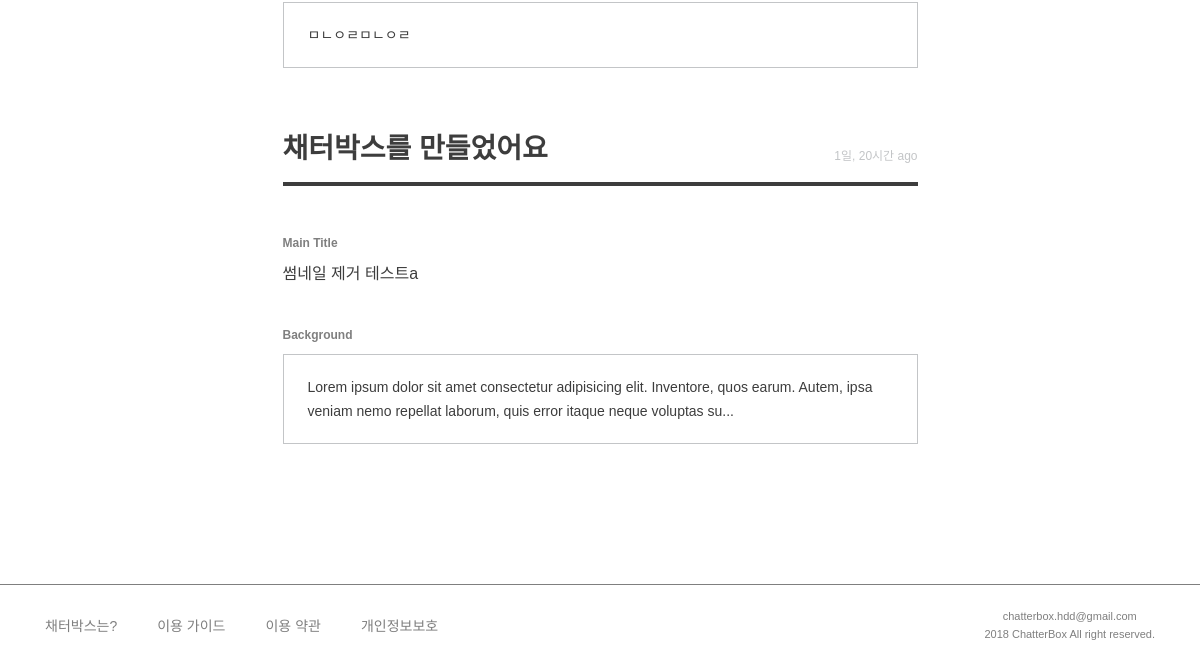
Before: /member/log/ (signed in, lower part) with the older database file.
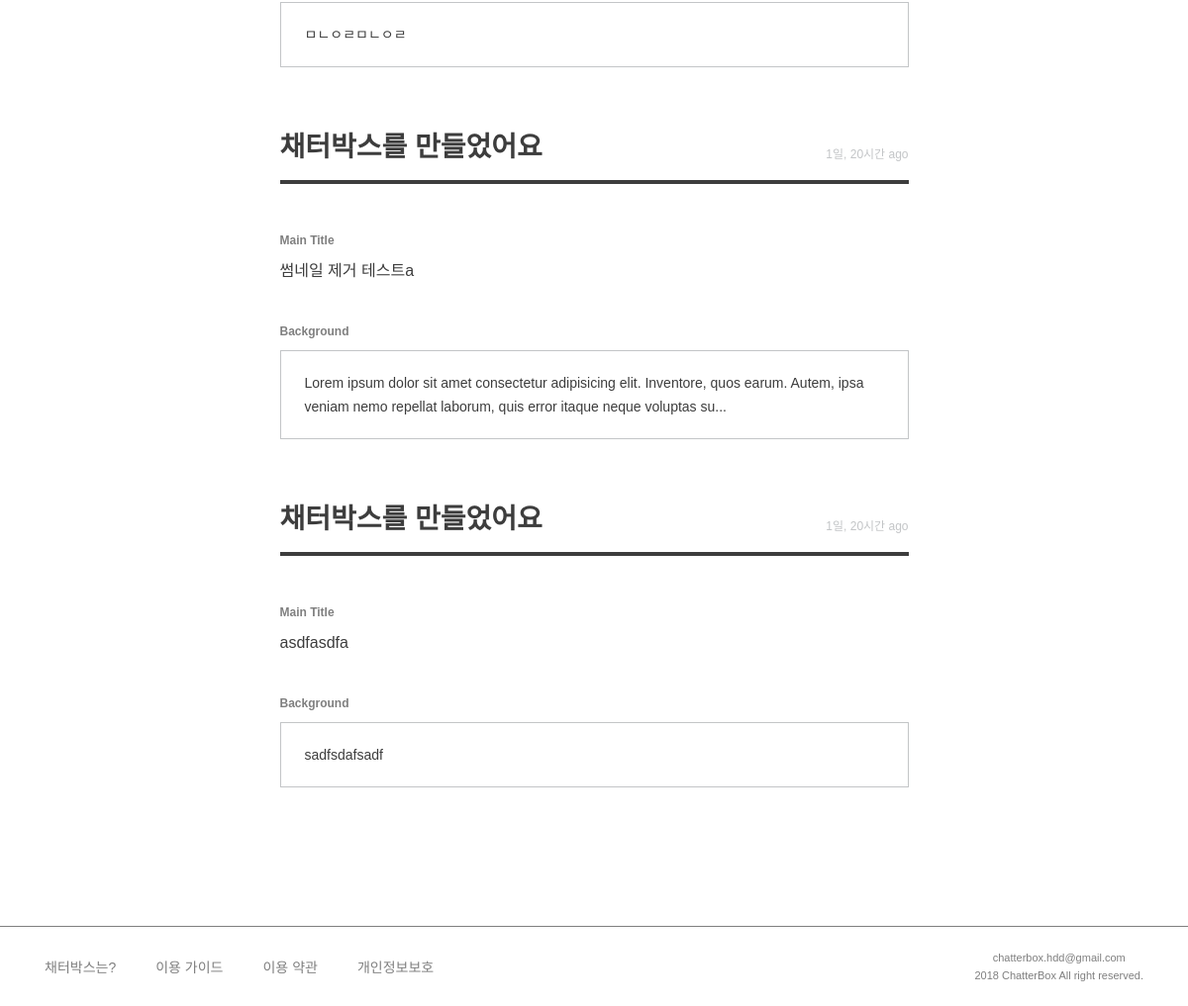
After: the same page with the newer database file.
### post/models.py (models this page shows, shortened)
class TimeStampedModel(models.Model):
    created_at = models.DateTimeField(auto_now_add=True, null=True)
    updated_at = models.DateTimeField(auto_now=True, null=True)
    class Meta():
        abstract = True

class Post(TimeStampedModel):
    author = models.ForeignKey(settings.AUTH_USER_MODEL)
    category = models.ForeignKey('Category')
    title = models.CharField(max_length=160, null=True)
    background = models.TextField()
    background_image1 = models.ImageField(
        upload_to='post', blank=True, null=True)
    background_image2 = models.ImageField(
        upload_to='post', blank=True, null=True)
    background_image3 = models.ImageField(
        upload_to='post', blank=True, null=True)
    background_image4 = models.ImageField(
        upload_to='post', blank=True, null=True)
    background_image5 = models.ImageField(
        upload_to='post', blank=True, null=True)
    tag = TagField()
    view_count = models.PositiveSmallIntegerField(default=0)
    share_count = models.PositiveSmallIntegerField(default=0)
    pro_title = models.CharField(max_length=160, null=True)
    con_title = models.CharField(max_length=160, null=True)
    @property
    def natural_time(self):
        return naturaltime(self.created_at)
    class Meta:
        ordering = ['-created_at']

### member/views.py (the view, shortened to what this page needs)
@login_required
def user_log(request):
    user = request.user
    sort = request.GET.get('sort', '')
    if sort == 'my_comments':
        comments_pro = comment_models.Comment.objects.filter(
            author=user, type=True)  # 내가 만든 찬성의견
        comments_con = comment_models.Comment.objects.filter(
            author=user, type=False)  # 내가 만든 반대의견
        comments_sorted = sorted(
            chain(comments_pro, comments_con), key=lambda instance: instance.created_at)
        log_sorted = comments_sorted
        context = {'comments_pro': comments_pro, 'comments_con': comments_con,
                   'comments_sorted': comments_sorted, 'log_sorted': log_sorted, 'sort': sort, }
        return render(request, 'member/log.html', context)
    else:
        posts_log = post_models.Post.objects.filter(author=user)  # 내가 만든 채터박스
        log_sorted = posts_log
        context = {'posts_log': posts_log,
                   'log_sorted': log_sorted, 'sort': sort, }
    return render(request, 'member/log.html', context)

### templates/member/log.html (shortened to what this page needs)
{% extends 'base.html' %}
{% load static %}
{% block customCSS %}
<link rel="stylesheet" href="{% static 'css/member/my_page.css' %}">
<link rel="stylesheet" href="{% static 'css/member/log.css' %}">
<link rel="stylesheet" href="{% static 'css/post/post_list.css' %}">
{% endblock %}
{% block content %}
<div class="row justify-content-center">
    <div class="col-md-7 mypage">
        <div class="mypage-body">
            <div class="tab-pane" id="pills-log">
                <div class="load-log">
                    {% for log in log_sorted reversed %}
                    {% if log in posts_log %}
                    <div class="m60">
                        <div class="log-header">
                            <h3>채터박스를 만들었어요</h3>
                            <p>{{ log.natural_time }}</p>
                        </div>
                        <div class="log-body">
                            <label>Main Title</label>
                            <h5>{{ log.title }}</h5>
                            <label>Background</label>
                            <div class="background">
                                <h6>{{ log.background|safe|truncatechars:160 }}</h6>
                            </div>
                        </div>
                    </div>
                    {% endif %}
                    {% endfor %}
                </div>
            </div>
        </div>
    </div>
</div>
{% endblock %}

Changed rows visible on the page:
added Post: natural_time "1일, 20시간 ago", title "asdfasdfa", background "sadfsdafsadf"
